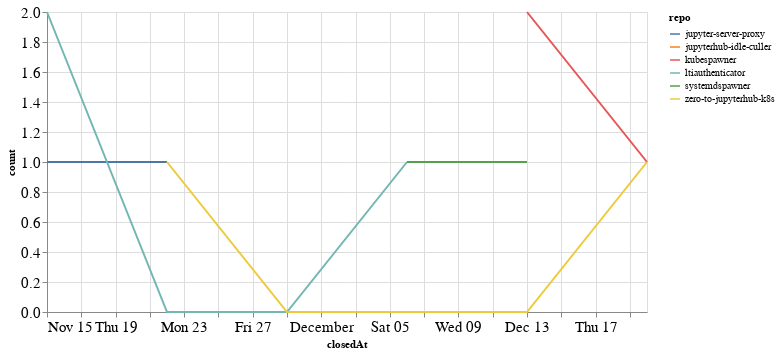

Source (notebook cell):
### Code cell
closed_by_time = closed_by.groupby('repo').resample('W', on='closedAt').count()['author'].reset_index()
closed_by_time = closed_by_time.rename(columns={'author': 'count'})

alt.Chart(closed_by_time, width=600).mark_line().encode(
    x='closedAt',
    y='count',
    color='repo',
    tooltip="repo"
)

### Figure 1 — Vega-Lite specification as saved in the notebook (floating-point values rounded to 4 significant figures)
{"config": {"axisLeft": {"labelFontSize": 15}, "axisBottom": {"labelFontSize": 15}}, "data": {"name": "data-80298b6ba801648b6dddc8c55b8bed1a"}, "mark": "line", "encoding": {"color": {"type": "nominal", "field": "repo"}, "tooltip": {"type": "nominal", "field": "repo"}, "x": {"type": "temporal", "field": "closedAt"}, "y": {"type": "quantitative", "field": "count"}}, "width": 600, "$schema": "https://vega.github.io/schema/vega-lite/v4.8.1.json", "datasets": {"data-80298b6ba801648b6dddc8c55b8bed1a": [{"repo": "jupyter-server-proxy", "closedAt": "2020-11-15T00:00:00", "count": 1}, {"repo": "jupyter-server-proxy", "closedAt": "2020-11-22T00:00:00", "count": 1}, {"repo": "jupyterhub-idle-culler", "closedAt": "2020-11-15T00:00:00", "count": 1}, {"repo": "kubespawner", "closedAt": "2020-12-13T00:00:00", "count": 2}, {"repo": "kubespawner", "closedAt": "2020-12-20T00:00:00", "count": 1}, {"repo": "ltiauthenticator", "closedAt": "2020-11-15T00:00:00", "count": 2}, {"repo": "ltiauthenticator", "closedAt": "2020-11-22T00:00:00", "count": 0}, {"repo": "ltiauthenticator", "closedAt": "2020-11-29T00:00:00", "count": 0}, {"repo": "ltiauthenticator", "closedAt": "2020-12-06T00:00:00", "count": 1}, {"repo": "systemdspawner", "closedAt": "2020-12-06T00:00:00", "count": 1}, {"repo": "systemdspawner", "closedAt": "2020-12-13T00:00:00", "count": 1}, {"repo": "zero-to-jupyterhub-k8s", "closedAt": "2020-11-22T00:00:00", "count": 1}, {"repo": "zero-to-jupyterhub-k8s", "closedAt": "2020-11-29T00:00:00", "count": 0}, {"repo": "zero-to-jupyterhub-k8s", "closedAt": "2020-12-06T00:00:00", "count": 0}, {"repo": "zero-to-jupyterhub-k8s", "closedAt": "2020-12-13T00:00:00", "count": 0}, {"repo": "zero-to-jupyterhub-k8s", "closedAt": "2020-12-20T00:00:00", "count": 1}]}}
